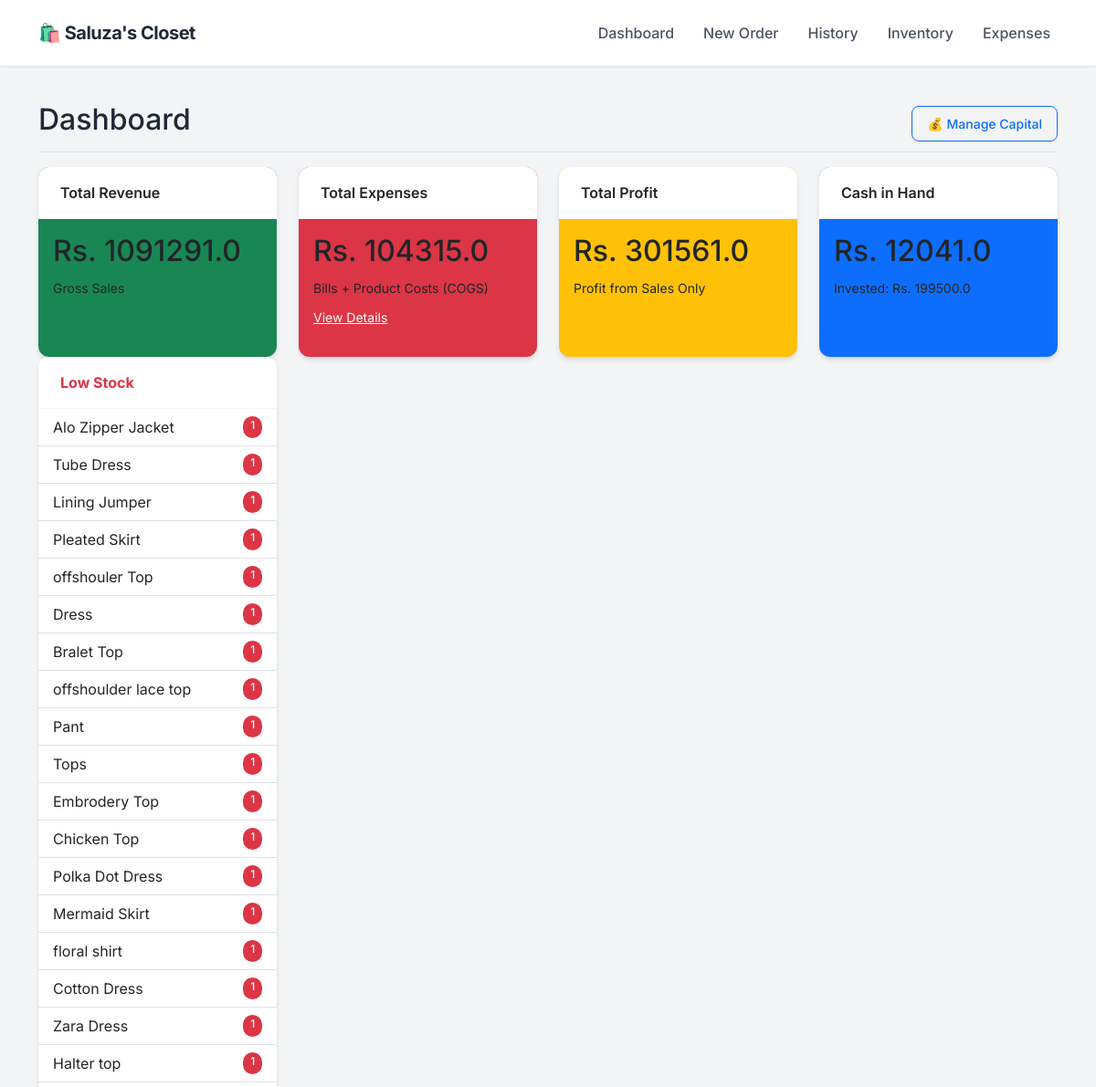
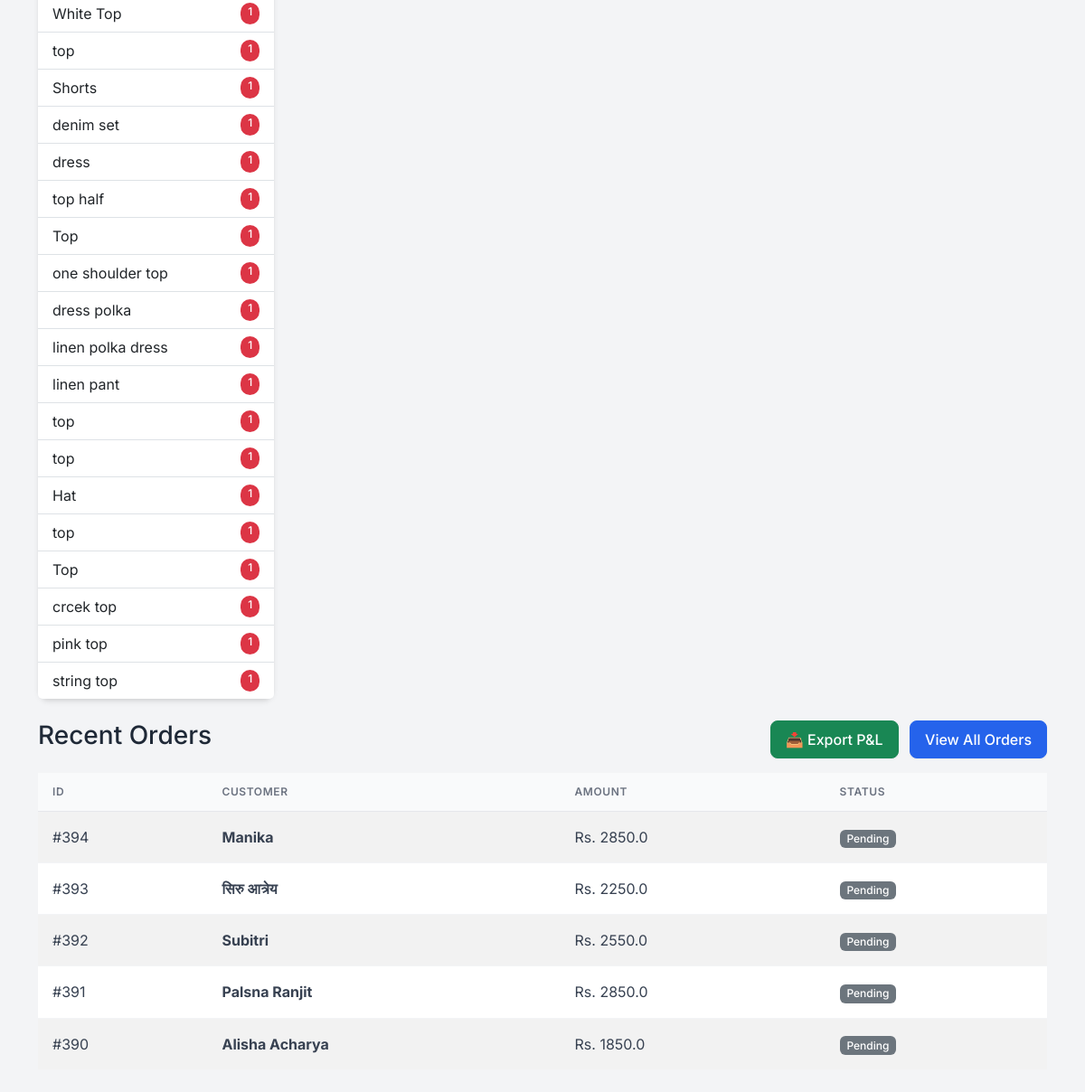
Before: / with the older database file (2 pictures, top to bottom).
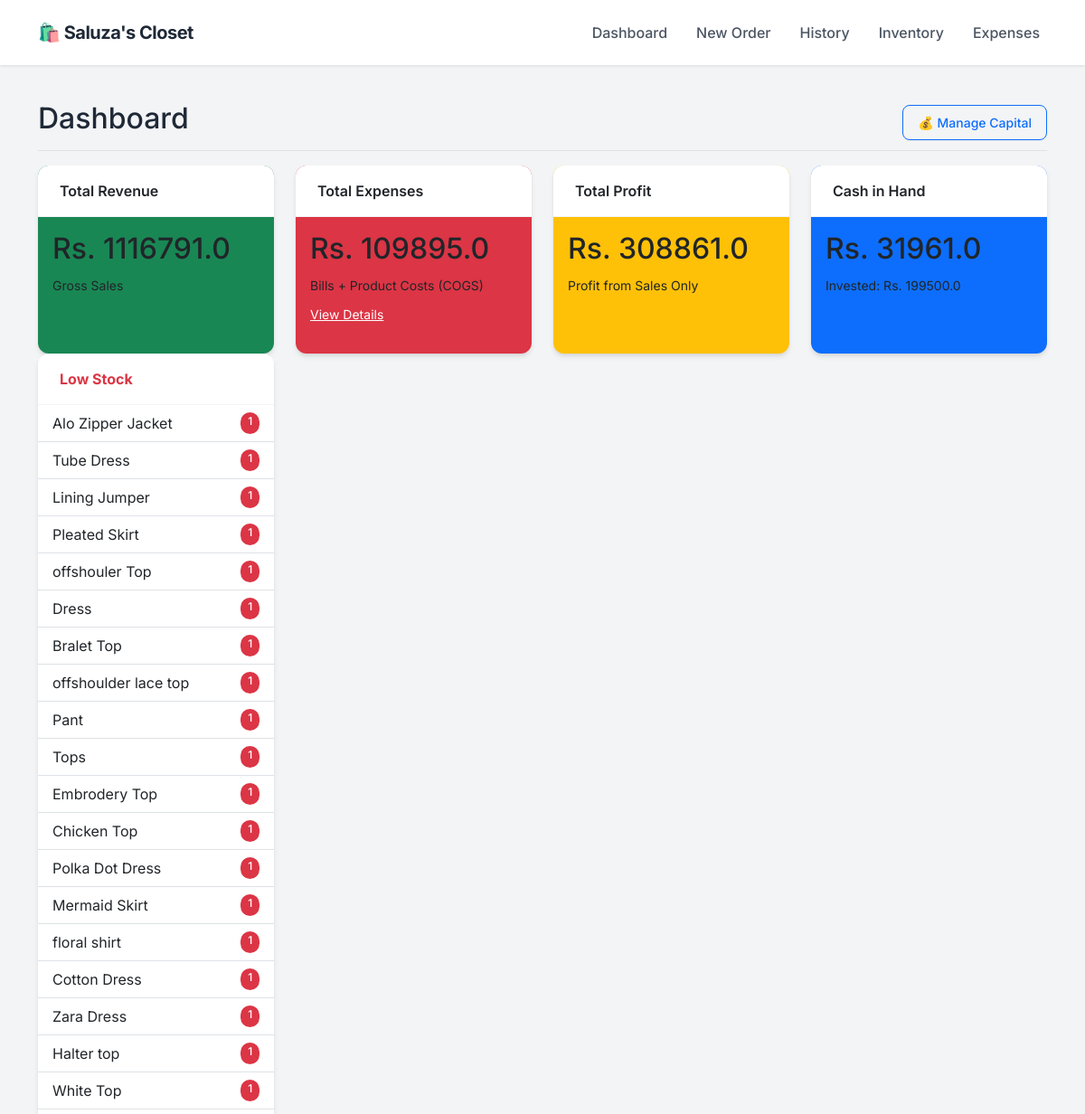
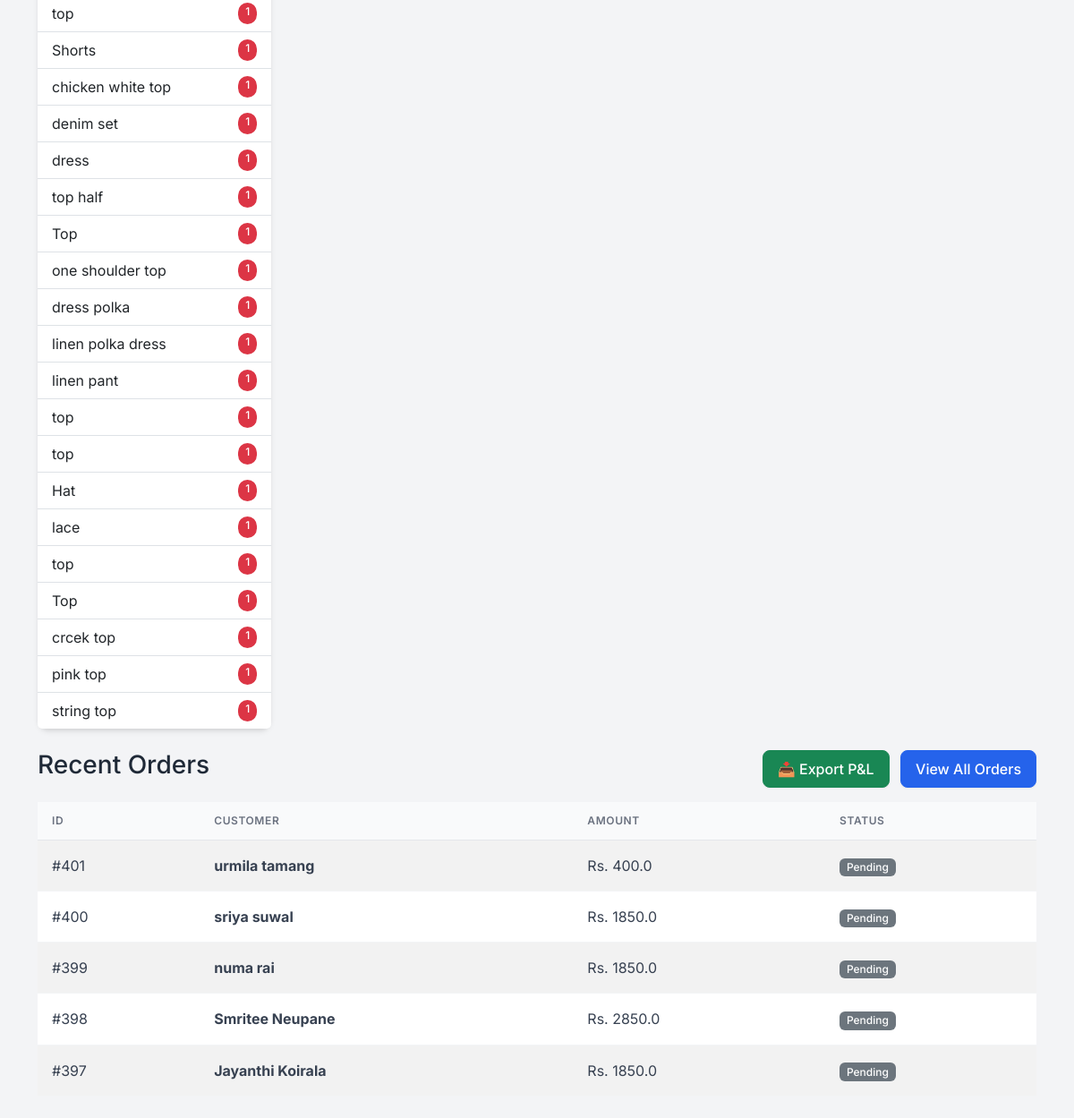
After: the same page with the newer database file (2 pictures, top to bottom).
### app.py (models this page shows)
class Product(db.Model):
    id = db.Column(db.Integer, primary_key=True)
    sku = db.Column(db.String(50), unique=True, nullable=True)
    name = db.Column(db.String(100), nullable=False)
    size = db.Column(db.String(10), nullable=False)
    cost_price = db.Column(db.Float, default=0.0)
    price = db.Column(db.Float, nullable=False)
    stock = db.Column(db.Integer, default=0)
    image = db.Column(db.String(100), nullable=True)

class Order(db.Model):
    id = db.Column(db.Integer, primary_key=True)
    customer_name = db.Column(db.String(100), nullable=False)
    phone = db.Column(db.String(20), nullable=False)
    address = db.Column(db.String(200), nullable=True)
    date = db.Column(db.DateTime, default=datetime.utcnow)
    total_amount = db.Column(db.Float, default=0.0)
    profit = db.Column(db.Float, default=0.0)
    status = db.Column(db.String(20), default='Pending')
    items = db.relationship('OrderItem', backref='order', lazy=True)

### app.py (the view)
@app.route('/')
def dashboard():
    total_investment = db.session.query(db.func.sum(Investment.amount)).scalar() or 0
    total_sales = db.session.query(db.func.sum(Order.total_amount)).scalar() or 0
    manual_expenses = db.session.query(db.func.sum(Expense.amount)).scalar() or 0
    current_inventory_cost = 0
    products = Product.query.all()
    for p in products:
        current_inventory_cost += (p.stock * p.cost_price)
    gross_profit = db.session.query(db.func.sum(Order.profit)).scalar() or 0
    cost_of_sold_goods = total_sales - gross_profit
    total_product_spend = current_inventory_cost + cost_of_sold_goods
    cash_in_hand = (total_investment + total_sales) - (total_product_spend + manual_expenses)
    net_profit = gross_profit # As you requested previously (Sales Profit only)
    recent_orders = Order.query.order_by(Order.date.desc()).limit(5).all()
    low_stock = Product.query.filter(Product.stock < 2, Product.stock > 0).all()
    out_of_stock = Product.query.filter(Product.stock == 0).all()
    investments = Investment.query.order_by(Investment.date.desc()).all()
    return render_template('dashboard.html',
                           sales=total_sales,
                           gross_profit=gross_profit,
                           expenses=manual_expenses,
                           net_profit=net_profit,
                           cash_in_hand=cash_in_hand, # <--- NEW DATA
                           total_investment=total_investment, # <--- NEW DATA
                           orders=recent_orders,
                           investments=investments,
                           low_stock=low_stock,
                           out_of_stock=out_of_stock)

### templates/dashboard.html (shortened to what this page needs)
{% extends "layout.html" %}
{% block content %}
<div class="d-flex justify-content-between flex-wrap flex-md-nowrap align-items-center pt-3 pb-2 mb-3 border-bottom">
    <h1 class="h2">Dashboard</h1>
    <div class="btn-toolbar mb-2 mb-md-0">
        <button type="button" class="btn btn-sm btn-outline-primary" data-bs-toggle="modal" data-bs-target="#investmentHistoryModal">
    💰 Manage Capital
</button>
    </div>
</div>
<div class="row mb-4">
    <div class="col-md-3">
        <div class="card text-dark bg-success mb-3 h-100">
            <div class="card-header">Total Revenue</div>
            <div class="card-body">
                <h2 class="card-title">Rs. {{ sales }}</h2>
                <small>Gross Sales</small>
            </div>
        </div>
    </div>
    <div class="col-md-3">
        <div class="card text-dark bg-danger mb-3 h-100">
            <div class="card-header">Total Expenses</div>
            <div class="card-body">
                <h2 class="card-title">Rs. {{ expenses }}</h2>
                <small>Bills + Product Costs (COGS)</small> <div class="mt-2">
                    <a href="/expenses" class="text-white text-decoration-underline small">View Details</a>
                </div>
            </div>
        </div>
    </div>
    <div class="col-md-3">
        <div class="card text-dark bg-warning mb-3 h-100">
            <div class="card-header">Total Profit</div>
            <div class="card-body">
                <h2 class="card-title">Rs. {{ net_profit }}</h2>
                <small>Profit from Sales Only</small>
            </div>
        </div>
    </div>
    <div class="col-md-3">
        <div class="card text-dark bg-primary mb-3 h-100">
            <div class="card-header">Cash in Hand</div>
            <div class="card-body">
                <h2 class="card-title">Rs. {{ cash_in_hand }}</h2>
                <small>Invested: Rs. {{ total_investment }}</small>
            </div>
        </div>
    </div>
    <div class="col-md-3">
        <div class="card border-danger h-100">
            <div class="card-header bg-transparent text-danger fw-bold">Low Stock</div>
            <ul class="list-group list-group-flush list-group-sm">
                {% for item in low_stock %}
                <li class="list-group-item d-flex justify-content-between">
                    <span>{{ item.name }}</span>
                    <span class="badge bg-danger rounded-pill">{{ item.stock }}</span>
                </li>
                {% endfor %}
            </ul>
        </div>
    </div>
</div>
<div class="d-flex justify-content-between align-items-center mb-3">
    <h3>Recent Orders</h3>
    <div>
        <a href="/export_excel" class="btn btn-success me-2">📥 Export P&L</a>
        <a href="/orders" class="btn btn-primary">View All Orders</a>
    </div>
</div>
<table class="table table-striped bg-white align-middle">
    <thead>
        <tr>
            <th>ID</th>
            <th>Customer</th>
            <th>Amount</th>
            <th>Status</th>
        </tr>
    </thead>
    <tbody>
        {% for order in orders %}
        <tr>
            <td>#{{ order.id }}</td>
            <td><strong>{{ order.customer_name }}</strong></td>
            <td>Rs. {{ order.total_amount }}</td>
            <td><span class="badge bg-secondary">{{ order.status }}</span></td>
        </tr>
        {% endfor %}
    </tbody>
</table>
{% endblock %}

Changed rows visible on the page:
no longer on this page (row unchanged): Order: id "394", customer_name "Manika", total_amount "2850.0", status "Pending"
no longer on this page (row unchanged): Order: id "393", customer_name "सिरु आत्रेय", total_amount "2250.0", status "Pending"
no longer on this page (row unchanged): Order: id "392", customer_name "Subitri", total_amount "2550.0", status "Pending"
no longer on this page (row unchanged): Order: id "391", customer_name "Palsna Ranjit", total_amount "2850.0", status "Pending"
no longer on this page (row unchanged): Order: id "390", customer_name "Alisha Acharya", total_amount "1850.0", status "Pending"
now on this page (row edited): Product: name "chicken white top", stock "1"
now on this page (row edited): Product: name "lace", stock "1"
added Order: id "401", customer_name "urmila tamang", total_amount "400.0", status "Pending"
added Order: id "400", customer_name "sriya suwal", total_amount "1850.0", status "Pending"
added Order: id "399", customer_name "numa rai", total_amount "1850.0", status "Pending"
added Order: id "398", customer_name "Smritee Neupane", total_amount "2850.0", status "Pending"
added Order: id "397", customer_name "Jayanthi Koirala", total_amount "1850.0", status "Pending"
Other visible differences:
{{ sales }}: "1091291.0" → "1116791.0"
{{ expenses }}: "104315.0" → "109895.0"
{{ net_profit }}: "301561.0" → "308861.0"
{{ cash_in_hand }}: "12041.0" → "31961.0"
